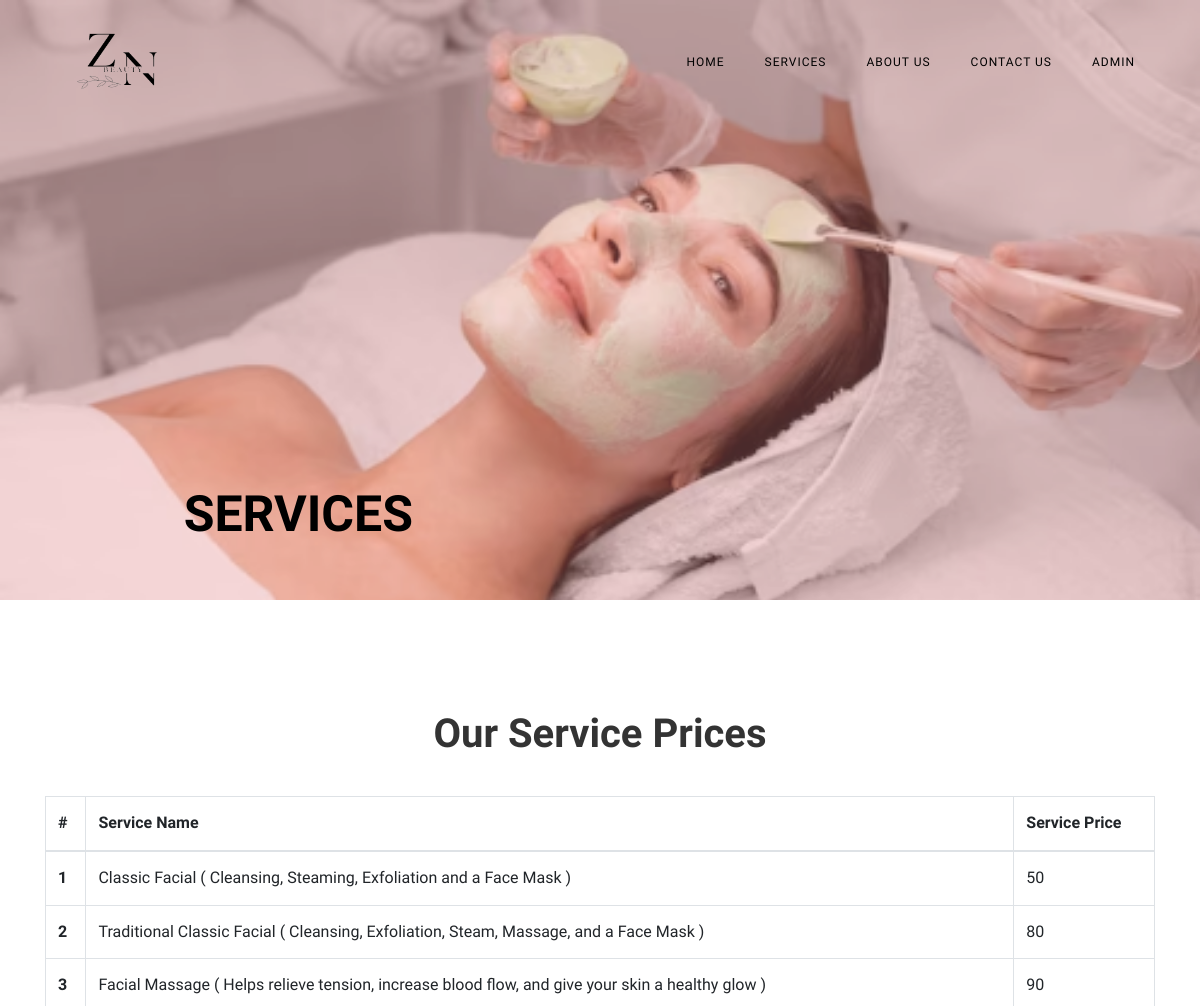
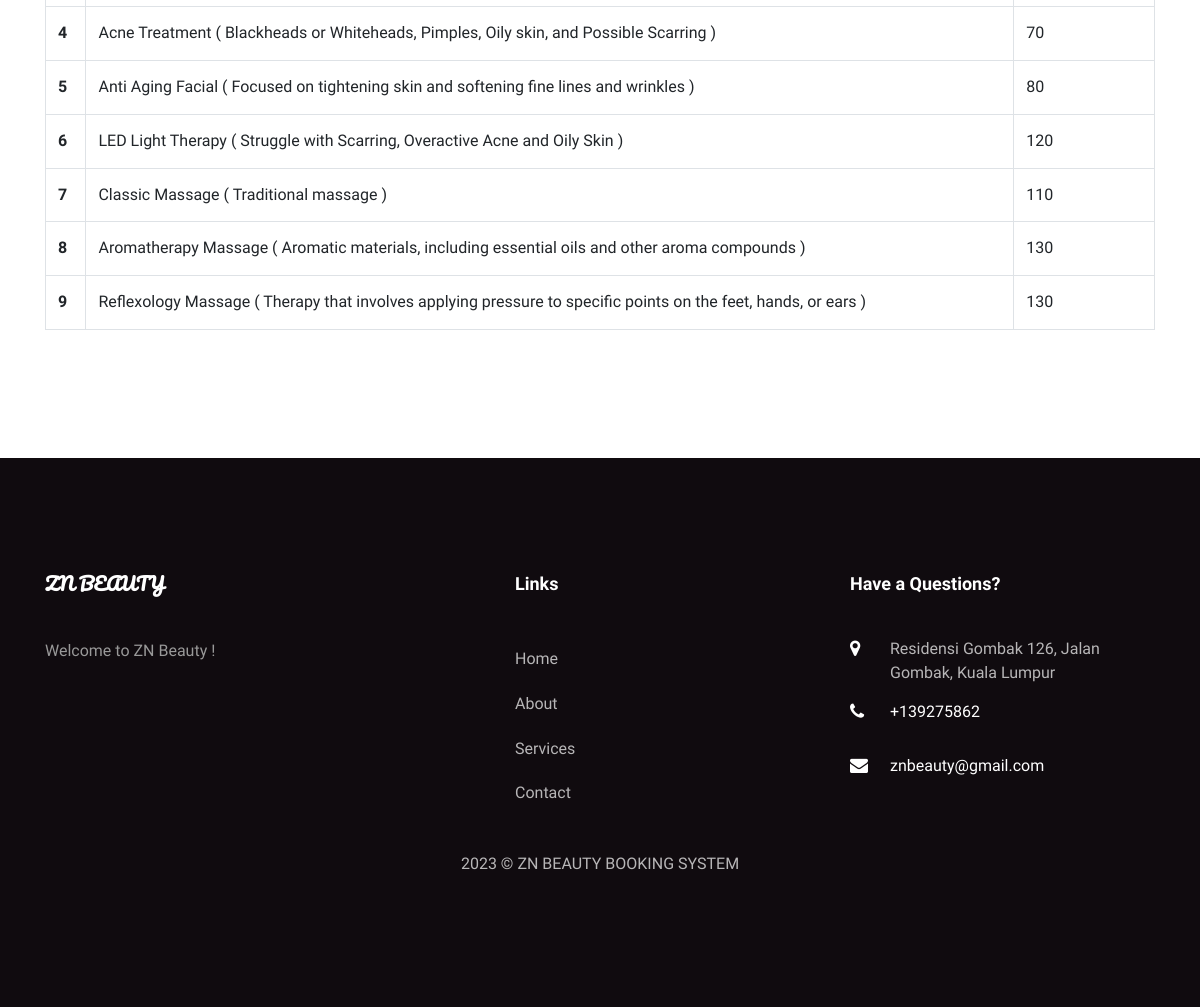
Page /beauty/services.php on the committed database (2 pictures, top to bottom).
### tables this page shows
CREATE TABLE `tblservices` (
  `ID` int(10) NOT NULL,
  `ServiceName` varchar(200) DEFAULT NULL,
  `Cost` int(10) DEFAULT NULL,
  `CreationDate` timestamp NULL DEFAULT current_timestamp()
);

CREATE TABLE `tblpage` (
  `ID` int(10) NOT NULL,
  `PageType` varchar(200) DEFAULT NULL,
  `PageTitle` mediumtext DEFAULT NULL,
  `PageDescription` mediumtext DEFAULT NULL,
  `Email` varchar(200) DEFAULT NULL,
  `MobileNumber` bigint(10) DEFAULT NULL,
  `UpdationDate` date DEFAULT NULL,
  `Timing` varchar(200) NOT NULL
);

### beauty/services.php (the view, shortened to what this page needs)
<?php
include('includes/dbconnection.php');
  ?>
<!DOCTYPE html>
<html lang="en">
  <head>
    <link rel="stylesheet" href="css/open-iconic-bootstrap.min.css">
    <link rel="stylesheet" href="css/animate.css">
    <link rel="stylesheet" href="css/owl.carousel.min.css">
    <link rel="stylesheet" href="css/owl.theme.default.min.css">
    <link rel="stylesheet" href="css/magnific-popup.css">
    <link rel="stylesheet" href="css/aos.css">
    <link rel="stylesheet" href="css/ionicons.min.css">
    <link rel="stylesheet" href="css/bootstrap-datepicker.css">
    <link rel="stylesheet" href="css/jquery.timepicker.css">
    <link rel="stylesheet" href="css/flaticon.css">
    <link rel="stylesheet" href="css/icomoon.css">
    <link rel="stylesheet" href="css/style.css">
  </head>
  <body>
	  <?php include_once('includes/header.php');?>
    <section class="hero-wrap hero-wrap-2" style="background-image: url('images/90.png');" data-stellar-background-ratio="0.5">
      <div class="overlay"></div>
      <div class="container">
        <div class="row no-gutters slider-text js-fullheight align-items-end justify-content-center">
          <div class="col-md-9 ftco-animate pb-5">
            <h2 class="mb-0 bread">SERVICES</h2>
          </div>
        </div>
      </div>
    </section>
    <section class="ftco-section ftco-pricing">
			<div class="container">
				<div class="row justify-content-center pb-3">
          <div class="col-md-10 heading-section text-center ftco-animate">
            <h2 class="mb-4">Our Service Prices</h2>
          </div>
        </div>
            <table class="table table-bordered"> <thead> <tr> <th>#</th> <th>Service Name</th> <th>Service Price</th> </tr> </thead> <tbody>
<?php
$ret=mysqli_query($con,"select *from  tblservices");
$cnt=1;
while ($row=mysqli_fetch_array($ret)) {
?>
             <tr> <th scope="row"><?php echo $cnt;?></th> <td><?php  echo $row['ServiceName'];?></td> <td><?php  echo $row['Cost'];?></td> </tr>   <?php
$cnt=$cnt+1;
}?></tbody> </table>
			</div>
		</section>
    <?php include_once('includes/footer.php');?>
  </body>
</html>

### beauty/includes/header.php
<nav class="navbar navbar-expand-lg navbar-dark ftco_navbar bg-dark ftco-navbar-light" id="ftco-navbar">
      <div class="container">
        <a href="index.php"> <img width="150" height="125" src = "images/231.png"></a>
        <div class="collapse navbar-collapse" id="ftco-nav">
          <ul class="navbar-nav ml-auto">
            <li class="nav-item"><a href="index.php" class="nav-link">HOME</a></li>
            <li class="nav-item"><a href="services.php" class="nav-link">SERVICES</a></li>
            <li class="nav-item"><a href="about.php" class="nav-link">ABOUT US</a></li>
            <li class="nav-item"><a href="contact.php" class="nav-link">CONTACT US</a></li>
            <li class="nav-item"><a href="admin/index.php" class="nav-link">ADMIN</a></li>
          </ul>
        </div>
      </div>
    </nav>

### beauty/includes/footer.php (shortened to what this page needs)
 <?php
include('includes/dbconnection.php');
?>
 <footer class="ftco-footer ftco-section">
      <div class="container">
        <div class="row ">
          <div class="col-md">
            <div class="ftco-footer-widget mb-4">
              <h2 class="ftco-heading-2 logo">ZN BEAUTY</h2>
              <?php
$ret=mysqli_query($con,"select * from tblpage where PageType='aboutus' ");
while ($row=mysqli_fetch_array($ret)) {
?>
              <p><?php  echo substr($row['PageDescription'],0,200);?> <a href="about.php"></a></p><?php } ?><br>
            </div>
          </div>
          <div class="col-md" style="padding-left: 150px">
             <div class="ftco-footer-widget mb-4">
              <h2 class="ftco-heading-2">Links</h2>
              <ul class="list-unstyled">
                <li><a href="index.php" class="py-2 d-block">Home</a></li>
                <li><a href="about.php" class="py-2 d-block">About</a></li>
                <li><a href="services.php" class="py-2 d-block">Services</a></li>
                <li><a href="contact.php" class="py-2 d-block">Contact</a></li>
              </ul>
            </div>
          </div>
          <div class="col-md">
            <div class="ftco-footer-widget mb-4">
            	<h2 class="ftco-heading-2">Have a Questions?</h2>
            	<div class="block-23 mb-3">
                <?php
$ret=mysqli_query($con,"select * from tblpage where PageType='contactus' ");
while ($row=mysqli_fetch_array($ret)) {
?>
	              <ul>
	                <li><span class="icon icon-map-marker"></span><span class="text"><?php  echo $row['PageDescription'];?></span></li>
	                <li><a href="#"><span class="icon icon-phone"></span><span class="text">+<?php  echo $row['MobileNumber'];?></span></a></li>
	                <li><a href="#"><span class="icon icon-envelope"></span><span class="text"><?php  echo $row['Email'];?></span></a></li>
	              </ul>
	            </div>
               <?php } ?>
            </div>
          </div>
        </div>
        <div class="row">
          <div class="col-md-12 text-center">
            <p>
  2023 &copy; ZN BEAUTY BOOKING SYSTEM
 </p>
          </div>
        </div>
      </div>
    </footer>

### beauty/css/icomoon.css (style rules this page uses)
[class^="icon-"], [class*=" icon-"] { font-family: 'icomoon' !important; speak: none; font-style: normal; font-weight: normal; font-variant: normal; text-transform: none; line-height: 1; -webkit-font-smoothing: antialiased; -moz-osx-font-smoothing: grayscale; }
.icon-map-marker:before { content: "\f041"; }
.icon-phone:before { content: "\f095"; }
.icon-envelope:before { content: "\f0e0"; }

### rows in the picture
tblservices: ServiceName "Classic Facial ( Cleansing, Steaming, Exfoliation and a Face Mask )", Cost "50"
tblservices: ServiceName "Traditional Classic Facial ( Cleansing, Exfoliation, Steam, Massage, and a Face Mask )", Cost "80"
tblservices: ServiceName "Facial Massage ( Helps relieve tension, increase blood flow, and give your skin a healthy glow )", Cost "90"
tblservices: ServiceName "Acne Treatment ( Blackheads or Whiteheads, Pimples, Oily skin, and Possible Scarring )", Cost "70"
tblservices: ServiceName "Anti Aging Facial ( Focused on tightening skin and softening fine lines and wrinkles )", Cost "80"
tblservices: ServiceName "LED Light Therapy ( Struggle with Scarring, Overactive Acne and Oily Skin )", Cost "120"
tblservices: ServiceName "Classic Massage ( Traditional massage )", Cost "110"
tblservices: ServiceName "Aromatherapy Massage ( Aromatic materials, including essential oils and other aroma compounds )", Cost "130"
tblservices: ServiceName "Reflexology Massage ( Therapy that involves applying pressure to specific points on the feet, hands, or ears )", Cost "130"
tblpage: PageDescription "Welcome to ZN Beauty !"
tblpage: PageDescription "Residensi Gombak 126, Jalan Gombak, Kuala Lumpur", MobileNumber "139275862", Email "znbeauty@gmail.com"
